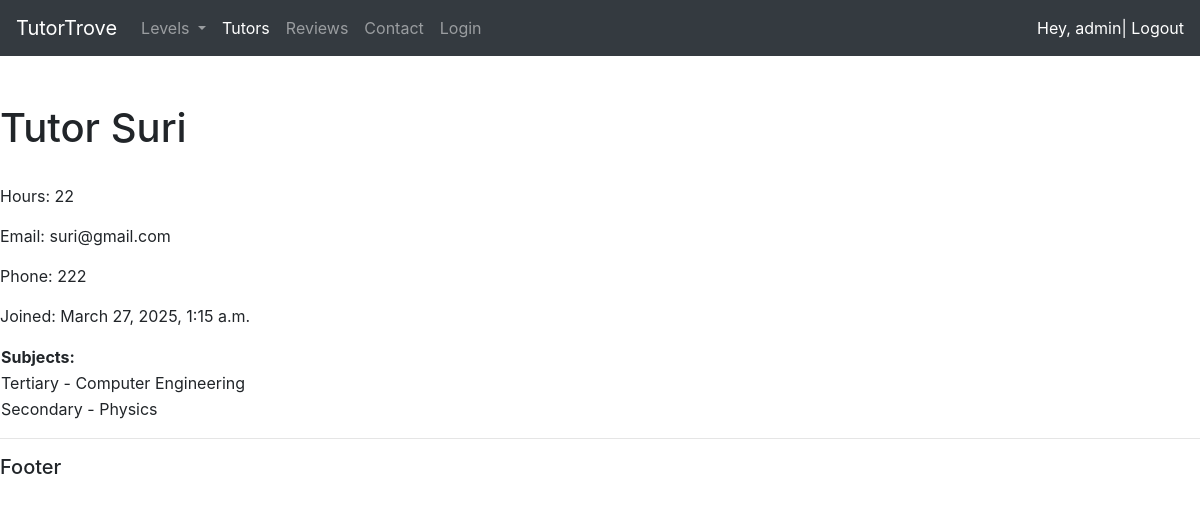
The app's page /api/tutors/3/ (signed in) with its own data.
### backend/models.py (models this page shows, shortened)
class Tutor(models.Model):
    user = models.OneToOneField(User, null=True, blank=True, on_delete=models.CASCADE)
    name = models.CharField(max_length=100)
    email =  models.CharField(max_length=100)
    joined = models.DateTimeField(auto_now_add=True)
    phone =  models.IntegerField(null=True)
    hours =  models.IntegerField(null=True)
    approach = models.TextField(max_length=100, null=True)
    user_pic = models.ImageField(default="defaultProfilePic.jpeg", null=True, blank=True)

class TutorSubject(models.Model):
    tutor = models.ForeignKey(Tutor, null=True, on_delete=models.SET_NULL)
    subject = models.ForeignKey(Subject, null=True, on_delete=models.SET_NULL)
    desc = models.TextField(max_length=100, blank=True)

class Subject(models.Model):
    subject_name = models.CharField(max_length=100, null=True)
    exam_prep = models.BooleanField(null=True)
    price = models.FloatField(max_length=100, null=True)
    level = models.ForeignKey(Level, null=True, on_delete=models.SET_NULL)
    def __str__(self):
        return f"{self.level} - {self.subject_name}"

class Level(models.Model):
    level_name = models.CharField(max_length=100, null=True)
    level_class = models.CharField(max_length=100, null=True)
    def __str__(self):
        return self.level_name

### backend/decorators.py (the view)
        def wrapper_func(request, *args, **kwargs):
            group = None
            if request.user.groups.exists():
                group = request.user.groups.all()[0].name
            if group in allowed_roles:
                return view_func(request, *args, **kwargs)
            else:
                return HttpResponse('Not authorised to view this page')

### backend/views.py (called while the page is built)
@login_required(login_url='login')
@allowed_users(allowed_roles=['admin'])
def tutor(request, pk):
    tutor_id = Tutor.objects.get(id=pk)
    tutorsubject = tutor_id.tutorsubject_set.all()
    context = {'tutor': tutor_id, 'tutorsubject': tutorsubject}
    return render(request, 'backend/tutor.html', context)

### backend/templates/backend/tutor.html
{% extends 'backend/base.html' %}
{% block content %}
<br>
<h1>Tutor {{tutor.name}}</h1>
<br>
<p>Hours: {{tutor.hours}}</p>
<p>Email: {{tutor.email}}</p>
<p>Phone: {{tutor.phone}}</p>
<p>Joined: {{tutor.joined}}</p>
<div>
    <table>
        <tr>
            <th>Subjects: </th>
        </tr>
        {% for i in tutorsubject %}
        <tr>
            <td>{{i.subject}}</td>
        </tr>
        {% endfor %}
    </table>
</div>
{% endblock %}

### backend/templates/backend/navbar.html (shortened to what this page needs)
<nav class="navbar navbar-expand-lg navbar-dark bg-dark">
    <a class="navbar-brand" href="{% url 'home' %}">TutorTrove</a>
    <div class="collapse navbar-collapse" id="navbarNavDropdown">
      <ul class="navbar-nav">
        <li class="nav-item dropdown">
            <a class="nav-link dropdown-toggle" href="#" id="navbarDropdownMenuLink" data-toggle="dropdown" aria-haspopup="true" aria-expanded="false">
              Levels
            </a>
          </li>
        {% if request.user.is_staff %}
        <li class="nav-item active">
          <a class="nav-link" href="{% url 'tutors' %}">Tutors</a>
        </li>
        {% else %}
        <li class="nav-item">
          <a class="nav-link" href="{% url 'profile' %}">Profile</a>
        </li>
        {% endif %}
        <li class="nav-item">
          <a class="nav-link" href="#">Reviews</a>
        </li>
        <li class="nav-item">
          <a class="nav-link" href="#">Contact</a>
        </li>
        <li class="nav-item">
            <a class="nav-link" href="{% url 'login' %}">Login</a>
        </li>
      </ul>
    </div>
    <span id="hey-msg">Hey, {{request.user}}</span>
    <span><a id="hey-msg" href="{% url 'logout' %}">| Logout</a></span>
  </nav>

### backend/templates/backend/navbar.html (style rules this page uses)
#hey-msg { color: white; }

### records on screen
Tutor: name "Suri", hours "22", email "suri@gmail.com", phone "222", joined "March 27, 2025, 1:15 a.m."
TutorSubject: subject "Tertiary - Computer Engineering"
TutorSubject: subject "Secondary - Physics"

### other values on screen
{{ request.user }} "admin"
